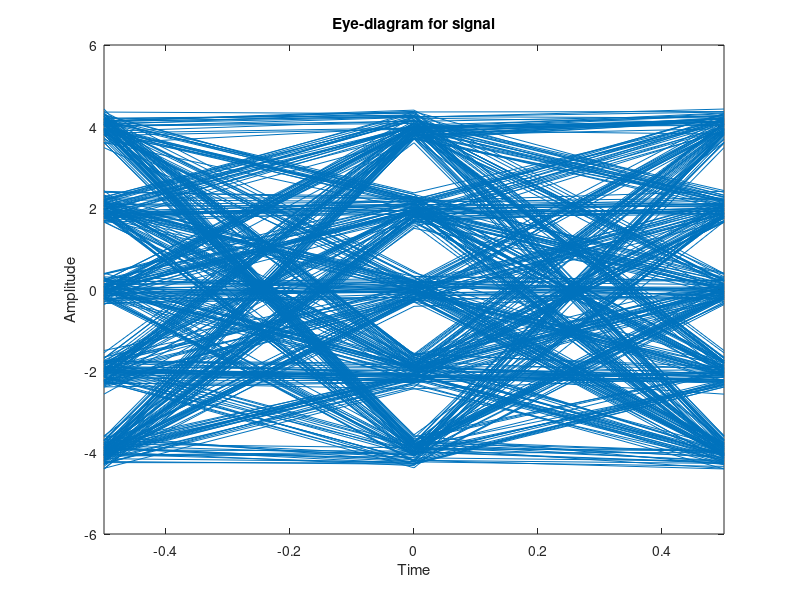

This chart was generated by the following MATLAB code:
clc;
clear all;

m=input('enter m-ary ');
x=randint(1,1000,m);
res=pammod(x,m);
inp=[1 .05 .03 .01];
res=filter(inp,1,res);
res=awgn(res,20);
eyediagram(res,2);